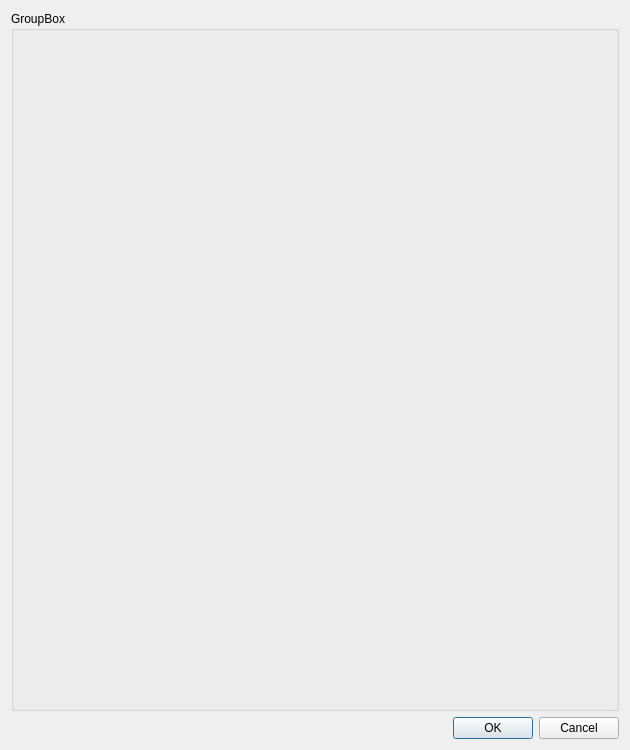
<?xml version="1.0" encoding="UTF-8"?>
<ui version="4.0">
 <class>HeaderSelector</class>
 <widget class="QDialog" name="HeaderSelector">
  <property name="geometry">
   <rect>
    <x>0</x>
    <y>0</y>
    <width>630</width>
    <height>750</height>
   </rect>
  </property>
  <property name="maximumSize">
   <size>
    <width>630</width>
    <height>750</height>
   </size>
  </property>
  <property name="windowTitle">
   <string>Dialog</string>
  </property>
  <layout class="QVBoxLayout" name="verticalLayout_2">
   <item>
    <widget class="QGroupBox" name="headersList">
     <property name="title">
      <string>GroupBox</string>
     </property>
     <layout class="QVBoxLayout" name="verticalLayout"/>
    </widget>
   </item>
   <item>
    <widget class="QDialogButtonBox" name="okCancelButtons">
     <property name="orientation">
      <enum>Qt::Horizontal</enum>
     </property>
     <property name="standardButtons">
      <set>QDialogButtonBox::Cancel|QDialogButtonBox::Ok</set>
     </property>
    </widget>
   </item>
  </layout>
 </widget>
 <resources/>
 <connections>
  <connection>
   <sender>okCancelButtons</sender>
   <signal>accepted()</signal>
   <receiver>HeaderSelector</receiver>
   <slot>accept()</slot>
   <hints>
    <hint type="sourcelabel">
     <x>248</x>
     <y>254</y>
    </hint>
    <hint type="destinationlabel">
     <x>157</x>
     <y>274</y>
    </hint>
   </hints>
  </connection>
  <connection>
   <sender>okCancelButtons</sender>
   <signal>rejected()</signal>
   <receiver>HeaderSelector</receiver>
   <slot>reject()</slot>
   <hints>
    <hint type="sourcelabel">
     <x>316</x>
     <y>260</y>
    </hint>
    <hint type="destinationlabel">
     <x>286</x>
     <y>274</y>
    </hint>
   </hints>
  </connection>
 </connections>
</ui>
